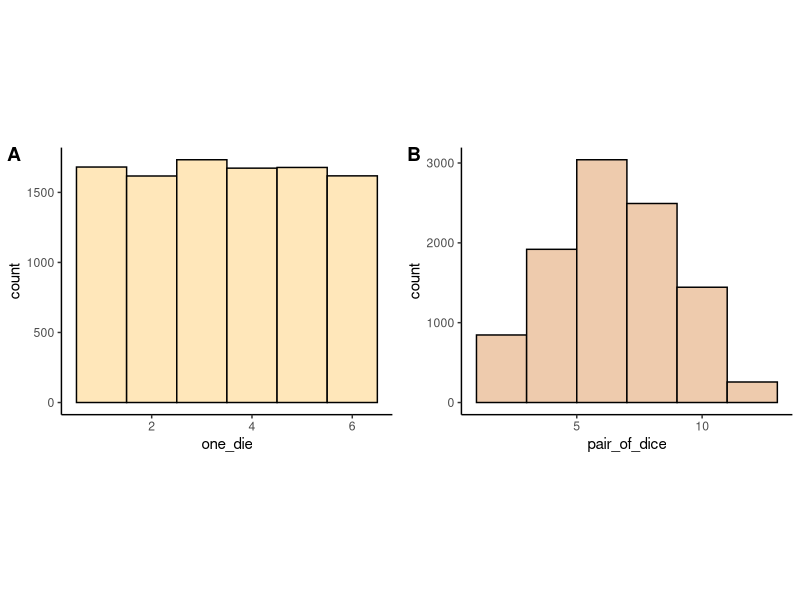
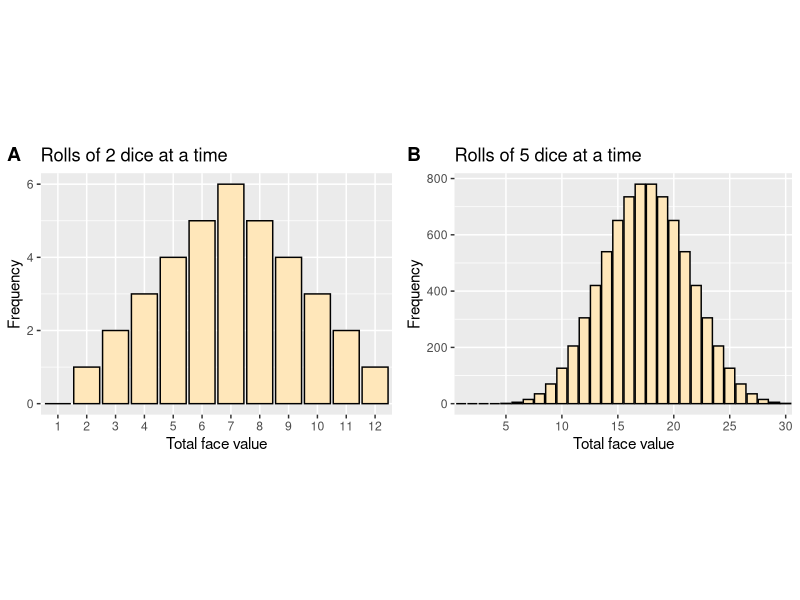
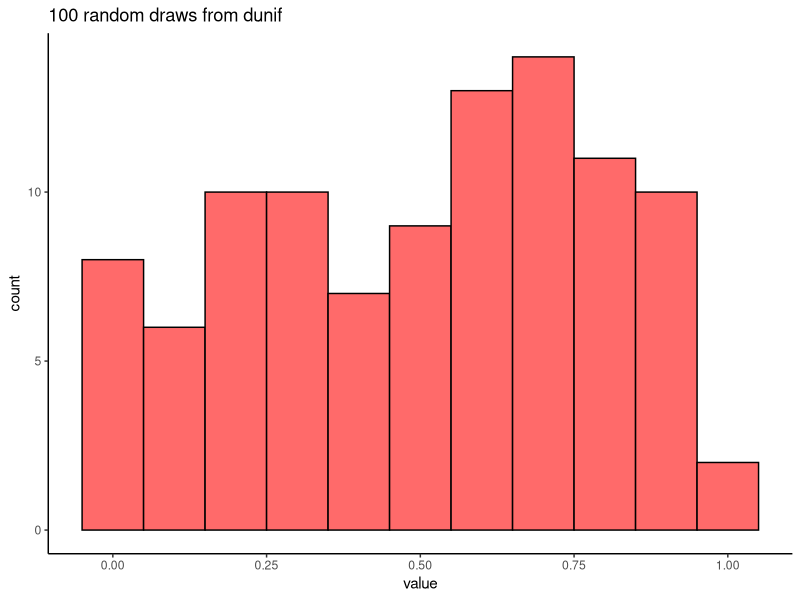
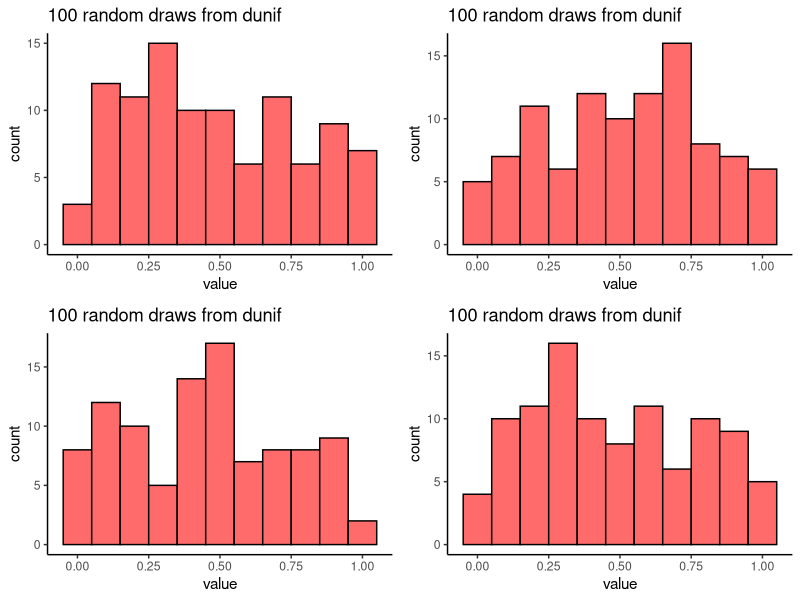
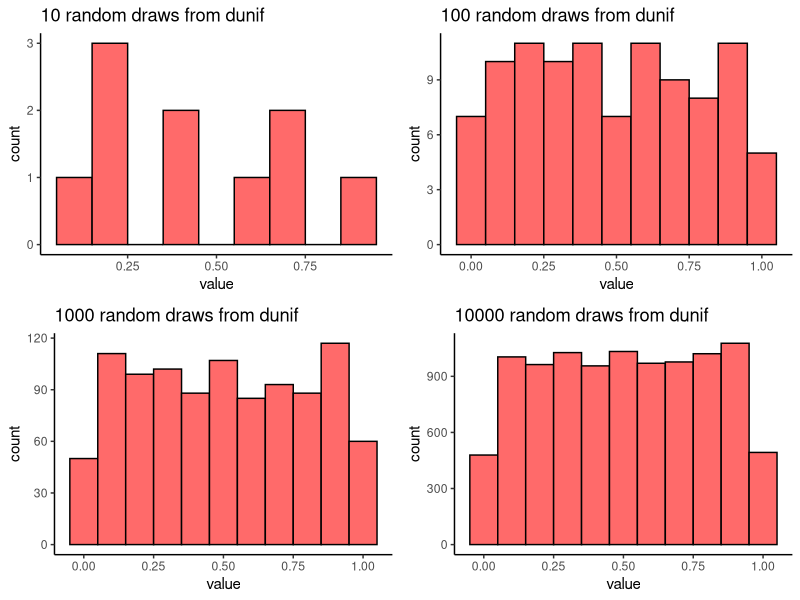
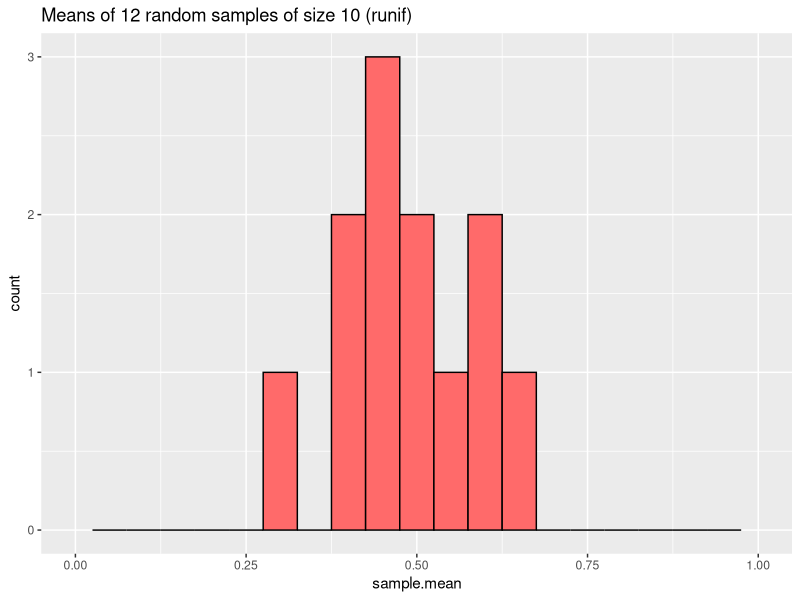
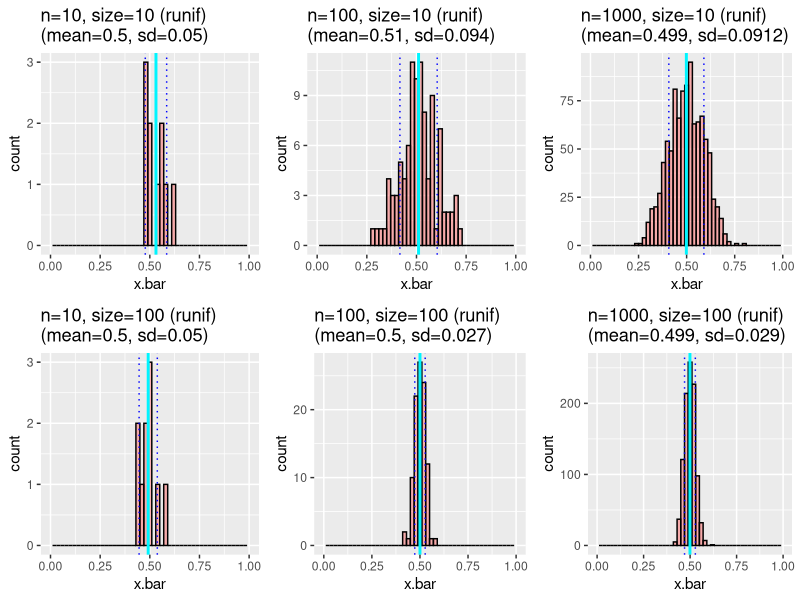
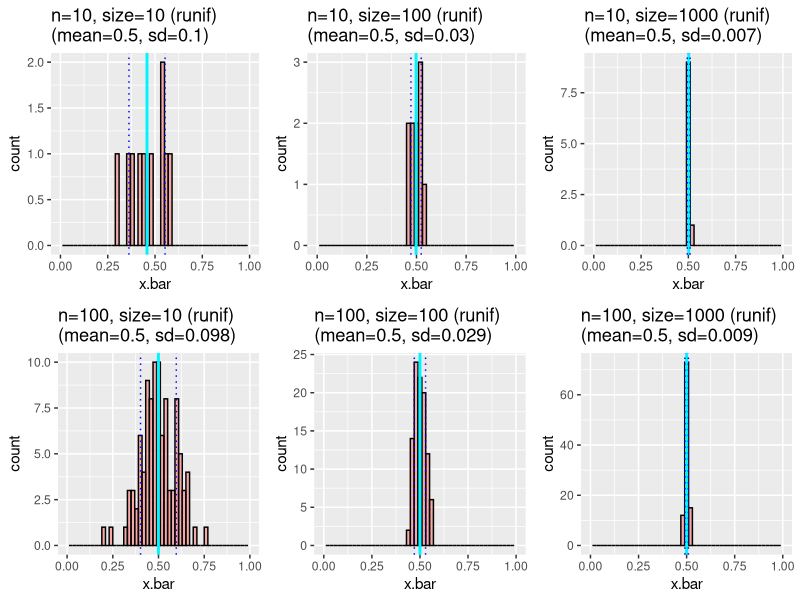

The R script that drew these images, in order:
## ---- chunk 1
knitr::opts_chunk$set(echo = TRUE)
options(tinytex.verbose = TRUE)
library(tidyr)
library(ggplot2)
library(ggpubr)
library(cowplot)
## ---- chunk 2
# roll a single die 10,000 times and record the face value for each roll
one_die <- sample(1:6,10000,replace=TRUE)

# roll two dice 10,000 times and record the sum of the face values each time
pair_of_dice <- sample(1:6,10000,replace=TRUE) + sample(1:6,10000,replace=TRUE)

one = ggplot(as.data.frame(one_die), aes(x=one_die)) +
  geom_histogram(bins=6, fill="wheat1", color="black") +
  theme_classic()

two = ggplot(as.data.frame(pair_of_dice), aes(x=pair_of_dice)) +
  geom_histogram(bins=6, fill="peachpuff2", color="black") +
  theme_classic()

ggarrange(one, two, labels="AUTO") +
  theme(aspect.ratio = 0.4)
## ---- chunk 3
## A short brute force function to compute number of ways to get 
## a total face value for 2 fair dice, ranging from 1 to 12
ncomb.2dice = function (value) {
  # initialize an empty vector of length 12 with all zeroes
  combos_2dice = rep(0,12)
  for (i in 1:6) {  # compute all the combinations
    for (j in 1:6) {
      index = i+j
      combos_2dice[index] = combos_2dice[index] + 1
    }
  }
  return(combos_2dice[value]) # return the value(s) of interest
}

## A more elegant general solution by Chris Jackson for any number of dice
# the default number is 2, but this can be overriden anytime.
ncomb.ndice <- function (value, n_dice=2) {
  outcomes <- table(rowSums(do.call(expand.grid, 
                                    rep(list(1:6), n_dice))))
  all.outcomes <- rep(0, (n_dice*6) + 1)
  all.outcomes[as.numeric(names(outcomes)) + 1] <- as.numeric(outcomes)
  return(all.outcomes[value + 1])
}

# how many ways are there to get each value?
ncomb.ndice(3)
ncomb.ndice(7)
ncomb.ndice(1:12)  # surprise! This works for a vector too!
## ---- chunk 4

# for two dice
two_dice = data.frame(sum = 1:12, count = ncomb.ndice(1:12))
#two_dice

# bar and histogram look the same
two = ggplot(two_dice, aes(x=sum, y=count)) +
  geom_bar(stat = "identity", fill="wheat1", color="black") +
  scale_x_discrete(breaks=1:12, limits=as.character(c(1:12))) +
  labs(x="Total face value", y="Frequency") +
  ggtitle("Rolls of 2 dice at a time")

# two = ggplot(two_dice, aes(x=sum, y=count)) +
#   geom_histogram(stat = "identity", fill="wheat1", color="black") +
#   scale_x_discrete(breaks=1:12, limits=as.character(c(1:12))) +
#   theme_classic()

# for 5 dice
min_max = 1:30
five_dice = data.frame(newsum = min_max, newcount = ncomb.ndice(min_max,n_dice=5))
#five_dice

minlab = min(five_dice$newcount)
maxlab = max(five_dice$newcount)

five = ggplot(five_dice, aes(x=newsum, y=newcount)) +
  geom_histogram(stat = "identity", fill="wheat1", color="black") +
  scale_x_discrete(limits=as.character(c(min_max)), 
                   breaks=seq(minlab,maxlab,by=5)) +
  labs(x="Total face value", y="Frequency") +
  ggtitle("Rolls of 5 dice at a time")

ggarrange(two, five, labels="AUTO") +
  theme(aspect.ratio = 0.4)

## ---- chunk 5
size = 100  # the sample size
sample_unif = runif(size, min=0, max=1)
head(sample_unif)

# plot the results
ggplot(data.frame(trial = rep(1:size), 
                  value = runif(size, min=0, max=1)), aes(x=value)) +
  geom_histogram(binwidth=.1, fill="indianred1", color="black") +
  ggtitle(paste(size,"random draws from dunif",sep=" ")) +
  theme_classic()
## ---- chunk 6
# draw a histogram for a sample of size 'size' between zero and one
# `return` is not strictly needed here because this function does only one thing, but 
# it makes it explicit what the return value of the function will be. 
runif.hist = function(size){
  return(
    ggplot(data.frame(trial = rep(1:size), 
                      value = runif(size, 0, 1)), 
         aes(x=value)) +
    geom_histogram(binwidth=.1, fill="indianred1", color="black") +
    ggtitle(paste(size,"random draws from dunif",sep=" ")) +
    theme_classic()
  )
}
ggarrange(runif.hist(size),runif.hist(size),
          runif.hist(size),runif.hist(size), 
          nrow=2, ncol=2)

## ---- chunk 7
# draw a histogram of random samples from the uniform distribution across different sample sizes
ggarrange(
  runif.hist(size=10),
  runif.hist(size=100),
  runif.hist(size=1000),
  runif.hist(size=10000)
)
## ---- chunk 8
# mean of 10 draws from a continuous uniform distribution
# ranging from 0 to 1
print("Sample mean for one sample of 10 observations:\n")
mean(runif(10, min=0, max=1))
## ---- chunk 9

# Sample means for each of 12 samples of 10 observations
n.samples = 12
sample.size = 10
sample.means = replicate( n.samples, mean( runif(sample.size, min=0, max=1) ) )
sample.means

# make a histogram of the results
ggplot(data.frame(sample.name = (1:n.samples), 
                  sample.mean = sample.means), 
       aes(x=sample.mean)) +
  geom_histogram(binwidth=0.05, fill="indianred1", color="black") +
  xlim(0,1) +
  ggtitle(paste("Means of",n.samples,"random samples of size",sample.size,"(runif)",sep=" "))

## ---- chunk 10
# create a function that takes two parameters (with defaults):
#   n.samples = number of times to replicate the sampling
#   sample.size = number of observations for each sample
mean.runif.hist = function(n.samples=100, sample.size=10) {

  # generate n.samples and compute the sample mean for each sample
  x.bar = replicate(n.samples, mean(runif(sample.size, min=0, max=1)))
  sample.means = data.frame(sample.name = 1:n.samples,
                            sample.mean = x.bar )
  
  # plot the distribution of sample means
  ggplot(sample.means,aes(x=x.bar)) +
    geom_histogram(binwidth=0.02, fill="indianred1", color="black", alpha=0.5) +
    xlim(0,1) +
    
    # below is a trick to limit the number of significant digits
    # displayed for the mean and SD (2 for 100, 3 for 1000, etc.)
    ggtitle(paste("n=",n.samples,", size=",sample.size," (runif)\n",
                  "(mean=", signif(mean(x.bar), log10(n.samples)),
                  ", sd=", signif(sd(x.bar), log10(n.samples)),")",
                  sep="") ) +
    
    # draw vlines for the mean and SD of the sample means
    geom_vline(aes(xintercept=mean(x.bar)), color="turquoise1", size=1) +
    geom_vline(aes(xintercept=mean(x.bar) + sd(x.bar)), 
               color="blue", linetype="dotted", size=0.5) +
    geom_vline(aes(xintercept=mean(x.bar) - sd(x.bar)), 
               color="blue", linetype="dotted", size=0.5)
}

## ---- chunk 11

# vary the number of samples ('n.samples') for fixed sample size ('sample.size')
ggarrange(
  
  # size = 10
  mean.runif.hist(n.samples=10,sample.size=10),
  mean.runif.hist(n.samples=100,sample.size=10),
  mean.runif.hist(n.samples=1000,sample.size=10),
  
  # size = 100
  mean.runif.hist(n.samples=10,sample.size=100),
  mean.runif.hist(n.samples=100,sample.size=100),
  mean.runif.hist(n.samples=1000,sample.size=100), 
  
  nrow=2, ncol=3 )
## ---- chunk 12

# vary the sample size ('sample.size') for fixed number of samples ('n.samples')
ggarrange(
  
  # n = 10
  mean.runif.hist(n.samples=10,sample.size=10),
  mean.runif.hist(n.samples=10,sample.size=100),
  mean.runif.hist(n.samples=10,sample.size=1000),
  
  # n = 100
  mean.runif.hist(n.samples=100,sample.size=10),
  mean.runif.hist(n.samples=100,sample.size=100),
  mean.runif.hist(n.samples=100,sample.size=1000),
  
  nrow=2, ncol=3 )
## ---- chunk 13

# a convenient function that returns a list of means for "n" samples of size "size" 
sample.means.runif = function (n.samples, sample.size) {
  replicate( n.samples, mean( runif(sample.size, min=0, max=1) ) )
}

# make 100 samples of different sizes
a <- sample.means.runif(100,10)
b <- sample.means.runif(100,100)
c <- sample.means.runif(100,1000)
d <- sample.means.runif(100,10000)

boxplot(a,b,c,d, 
        horizontal=TRUE, ylim=c(0.25,0.75), range=1, notch=T,
        names=c("10","100","1k","10k"),
        xlab = "Distribution of sample means",
        ylab = "Sample Size",
        main="Distribution of sample means for \n 100 samples of increasing sample size"
        )

## ---- chunk 14
data <- data.frame(
  10^(0:4),
  c("0-1","0.2-0.8","0.4-0.6","0.47-0.53","0.49-0.51"), 
  c("NA","~0.5","~0.5","0.50","0.50"), 
  c("~0.3","~0.1","~0.03","~0.01","~0.003")
)
knitr::kable(data, row.names = NA,
             col.names = c("Sample Size",
                           "Mean Range","Mean of sample means","SEM"),
             align=c('r','c','c','r')
             )
## ---- chunk 15
pnorm(2) - pnorm(-2)       # z-score=2 is approximately 95%
pnorm(1.96) - pnorm(-1.96) # this is closer to 95%
## ---- chunk 16
# We will use z=1.96, which is technically more correct than using z=2 for 95% CI.
# Since normal is symmetric, we can add and subtract this to get the CI.
Q <- qnorm(0.975)

# mean, SEM, and CI of our samples
for ( i in c(10, 100,1000,10000) ) {
  sample <- (runif(i, min=0, max=1))
  mean_sample <- mean(sample)
  sem <- sd(sample)/sqrt(i)
  interval <- c(mean_sample - Q*sem, mean_sample + Q*sem)
  
  cat("Sample size:",i,"\nMean:",mean_sample,
      "\n  SEM:",sem,"\n  CI:",interval,"\n\n",fill=FALSE)
}
